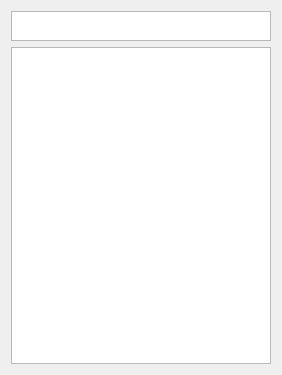
<?xml version="1.0" encoding="UTF-8"?>
<ui version="4.0">
 <class>FormSearch</class>
 <widget class="QWidget" name="FormSearch">
  <property name="geometry">
   <rect>
    <x>0</x>
    <y>0</y>
    <width>282</width>
    <height>375</height>
   </rect>
  </property>
  <property name="windowTitle">
   <string>Поиск</string>
  </property>
  <layout class="QVBoxLayout" name="verticalLayout">
   <item>
    <widget class="QTextEdit" name="textEdit">
     <property name="maximumSize">
      <size>
       <width>16777215</width>
       <height>30</height>
      </size>
     </property>
     <property name="verticalScrollBarPolicy">
      <enum>Qt::ScrollBarAlwaysOff</enum>
     </property>
     <property name="horizontalScrollBarPolicy">
      <enum>Qt::ScrollBarAlwaysOff</enum>
     </property>
     <property name="lineWrapMode">
      <enum>QTextEdit::NoWrap</enum>
     </property>
    </widget>
   </item>
   <item>
    <widget class="QTableView" name="tableView">
     <property name="selectionMode">
      <enum>QAbstractItemView::ExtendedSelection</enum>
     </property>
     <property name="selectionBehavior">
      <enum>QAbstractItemView::SelectItems</enum>
     </property>
    </widget>
   </item>
  </layout>
 </widget>
 <resources/>
 <connections/>
</ui>
